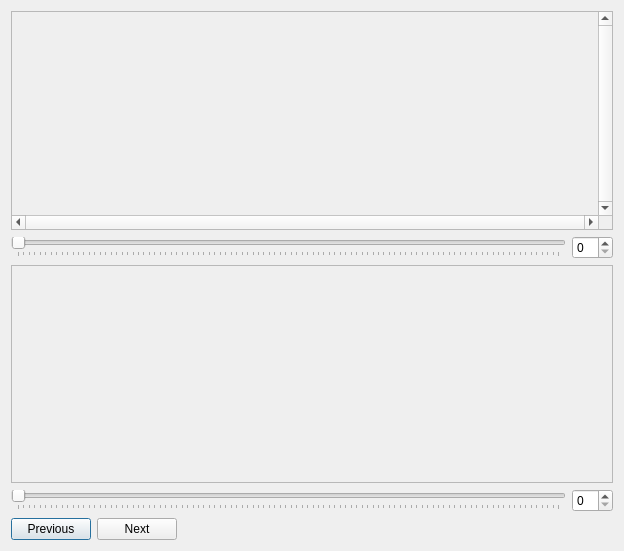
<?xml version="1.0" encoding="UTF-8"?>
<ui version="4.0">
 <class>GenerateTrees</class>
 <widget class="QDialog" name="GenerateTrees">
  <property name="geometry">
   <rect>
    <x>0</x>
    <y>0</y>
    <width>624</width>
    <height>551</height>
   </rect>
  </property>
  <property name="sizePolicy">
   <sizepolicy hsizetype="Fixed" vsizetype="Fixed">
    <horstretch>0</horstretch>
    <verstretch>0</verstretch>
   </sizepolicy>
  </property>
  <property name="windowTitle">
   <string>Dialog</string>
  </property>
  <layout class="QGridLayout" name="gridLayout">
   <item row="3" column="0" colspan="3">
    <widget class="QSlider" name="nextSlider">
     <property name="orientation">
      <enum>Qt::Horizontal</enum>
     </property>
     <property name="tickPosition">
      <enum>QSlider::TicksBelow</enum>
     </property>
    </widget>
   </item>
   <item row="1" column="3">
    <widget class="QSpinBox" name="curNumber">
     <property name="sizePolicy">
      <sizepolicy hsizetype="Fixed" vsizetype="Fixed">
       <horstretch>0</horstretch>
       <verstretch>0</verstretch>
      </sizepolicy>
     </property>
     <property name="minimum">
      <number>0</number>
     </property>
     <property name="value">
      <number>0</number>
     </property>
    </widget>
   </item>
   <item row="3" column="3">
    <widget class="QSpinBox" name="nextNumber">
     <property name="minimum">
      <number>0</number>
     </property>
     <property name="value">
      <number>0</number>
     </property>
    </widget>
   </item>
   <item row="0" column="0" colspan="4">
    <widget class="QScrollArea" name="curScroll">
     <property name="verticalScrollBarPolicy">
      <enum>Qt::ScrollBarAlwaysOn</enum>
     </property>
     <property name="horizontalScrollBarPolicy">
      <enum>Qt::ScrollBarAlwaysOn</enum>
     </property>
     <property name="widgetResizable">
      <bool>true</bool>
     </property>
     <widget class="QWidget" name="scrollAreaWidgetContents">
      <property name="geometry">
       <rect>
        <x>0</x>
        <y>0</y>
        <width>583</width>
        <height>188</height>
       </rect>
      </property>
     </widget>
    </widget>
   </item>
   <item row="1" column="0" colspan="3">
    <widget class="QSlider" name="curSlider">
     <property name="orientation">
      <enum>Qt::Horizontal</enum>
     </property>
     <property name="tickPosition">
      <enum>QSlider::TicksBelow</enum>
     </property>
    </widget>
   </item>
   <item row="2" column="0" colspan="4">
    <widget class="QScrollArea" name="nextScroll">
     <property name="widgetResizable">
      <bool>true</bool>
     </property>
     <widget class="QWidget" name="scrollAreaWidgetContents_2">
      <property name="geometry">
       <rect>
        <x>0</x>
        <y>0</y>
        <width>598</width>
        <height>202</height>
       </rect>
      </property>
     </widget>
    </widget>
   </item>
   <item row="4" column="0">
    <widget class="QPushButton" name="pushButton">
     <property name="sizePolicy">
      <sizepolicy hsizetype="Fixed" vsizetype="Fixed">
       <horstretch>0</horstretch>
       <verstretch>0</verstretch>
      </sizepolicy>
     </property>
     <property name="text">
      <string>Previous</string>
     </property>
    </widget>
   </item>
   <item row="4" column="1">
    <widget class="QPushButton" name="nextFrameButton">
     <property name="sizePolicy">
      <sizepolicy hsizetype="Fixed" vsizetype="Fixed">
       <horstretch>0</horstretch>
       <verstretch>0</verstretch>
      </sizepolicy>
     </property>
     <property name="text">
      <string>Next</string>
     </property>
    </widget>
   </item>
  </layout>
 </widget>
 <resources/>
 <connections/>
</ui>
